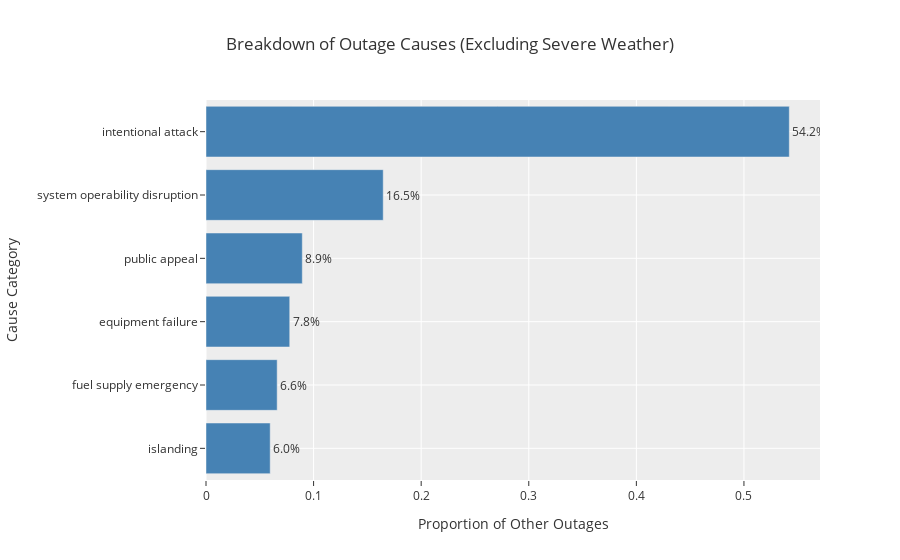

Source (notebook cell):
### Code cell
others = df[df['CAUSE.CATEGORY'].str.lower().str.strip() != 'severe weather']

prop_other = (
    others['CAUSE.CATEGORY']
    .str.lower().str.strip()
    .value_counts(normalize=True)
    .sort_values()
    .reset_index()
)
prop_other.columns = ['Cause Category', 'Proportion']

fig = px.bar(
    prop_other,
    x='Proportion',
    y='Cause Category',
    orientation='h',
    text=prop_other['Proportion'].apply(lambda p: f'{p:.1%}'),
    title='Breakdown of Outage Causes (Excluding Severe Weather)'
)

fig.update_traces(
    marker_color='steelblue',
    textposition='outside'
)

fig.update_layout(
    xaxis_title='Proportion of Other Outages',
    yaxis_title='Cause Category',
    yaxis=dict(categoryorder='total ascending'),
    template='ggplot2'
)

fig.show()

### Figure 1 — Plotly figure (JSON) as saved in the notebook; plotly's stock layout.template omitted (floating-point values rounded to 4 significant figures)
{"data": [{"alignmentgroup": "True", "hovertemplate": "Proportion=%{x}<br>Cause Category=%{y}<br>text=%{text}<extra></extra>", "legendgroup": "", "marker": {"color": "steelblue", "pattern": {"shape": ""}}, "name": "", "offsetgroup": "", "orientation": "h", "showlegend": false, "text": ["6.0%", "6.6%", "7.8%", "8.9%", "16.5%", "54.2%"], "textposition": "outside", "type": "bar", "x": [0.05966, 0.06615, 0.07782, 0.08949, 0.1647, 0.5422], "xaxis": "x", "y": ["islanding", "fuel supply emergency", "equipment failure", "public appeal", "system operability disruption", "intentional attack"], "yaxis": "y"}], "layout": {"barmode": "relative", "legend": {"tracegroupgap": 0}, "title": {"text": "Breakdown of Outage Causes (Excluding Severe Weather)"}, "xaxis": {"anchor": "y", "domain": [0, 1], "title": {"text": "Proportion of Other Outages"}}, "yaxis": {"anchor": "x", "categoryorder": "total ascending", "domain": [0, 1], "title": {"text": "Cause Category"}}}}
